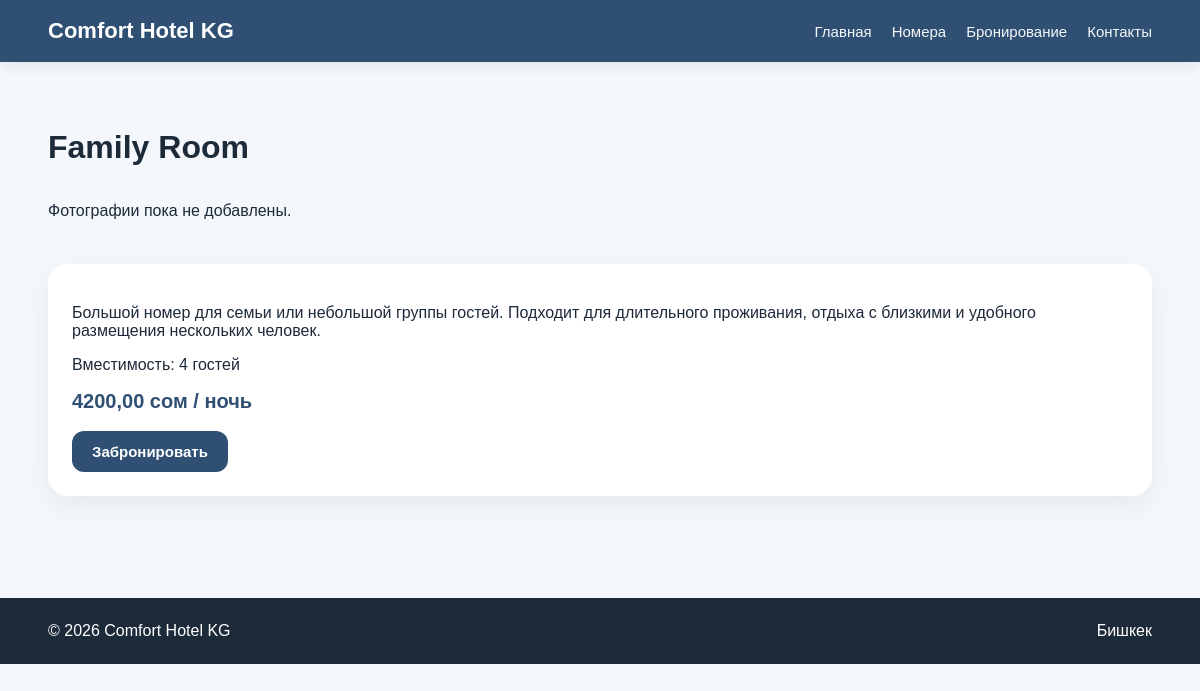
Screenshot of /rooms/family-room/ with the database file from the repository.
### rooms/models.py (models this page shows, shortened)
class Room(models.Model):
    title = models.CharField(max_length=120, unique=True)
    slug = models.SlugField(max_length=140, unique=True, blank=True)
    short_description = models.CharField(max_length=255)
    description = models.TextField()
    price_per_night = models.DecimalField(
        max_digits=10,
        decimal_places=2,
        validators=[MinValueValidator(0)]
    )
    capacity = models.PositiveIntegerField(validators=[MinValueValidator(1)])
    is_active = models.BooleanField(default=True)
    created_at = models.DateTimeField(auto_now_add=True)
    class Meta:
        ordering = ["price_per_night", "title"]
        verbose_name = "Room"
        verbose_name_plural = "Rooms"

### rooms/views.py (the view)
# urls.py: path("<slug:slug>/", room_detail_view, name="room_detail"),
def room_detail_view(request, slug):
    room = get_object_or_404(
        Room.objects.prefetch_related("images"),
        slug=slug,
        is_active=True,
    )
    return render(request, "rooms/room_detail.html", {"room": room})

### templates/rooms/room_detail.html (shortened to what this page needs)
{% extends "base.html" %}
{% block content %}
<section class="section">
    <h1 class="section-title">{{ room.title }}</h1>
    <div class="room-gallery">
        {% for image in room.images.all %}
            <img src="{{ image.image.url }}" alt="{{ image.alt_text|default:room.title }}">
        {% empty %}
            <p>Фотографии пока не добавлены.</p>
        {% endfor %}
    </div>
    <div class="room-detail-box">
        <p>{{ room.description }}</p>
        <p>Вместимость: {{ room.capacity }} гостей</p>
        <div class="price">{{ room.price_per_night }} сом / ночь</div>
        <a href="{% url 'bookings:booking_create_for_room' room.slug %}" class="btn">Забронировать</a>
    </div>
</section>
{% endblock %}

### static/css/style.css (style rules this page uses)
* { box-sizing: border-box; }
body { margin: 0; font-family: Arial, sans-serif; background: #f4f7fb; color: #1d2a39; }
.btn { display: inline-block; background: #2f4f73; color: white; text-decoration: none; border: none; border-radius: 12px; padding: 12px 20px; cursor: pointer; font-size: 15px; font-weight: 600; }
.section { margin-bottom: 42px; }
.section-title { font-size: 32px; margin-bottom: 20px; }
.price { font-size: 20px; font-weight: 700; color: #2f4f73; margin: 12px 0 18px; }
.room-gallery { display: grid; grid-template-columns: repeat(2, 1fr); gap: 18px; margin-bottom: 28px; }
.room-detail-box { background: white; border-radius: 20px; padding: 24px; box-shadow: 0 10px 28px rgba(0, 0, 0, 0.06); }

### rows the page displays
Room: title "Family Room", description "Большой номер для семьи или небольшой группы гостей. Подходит для длительного проживания, отдыха с близкими и удобного размещения нескольких человек.", capacity "4", price_per_night "4200,00"
